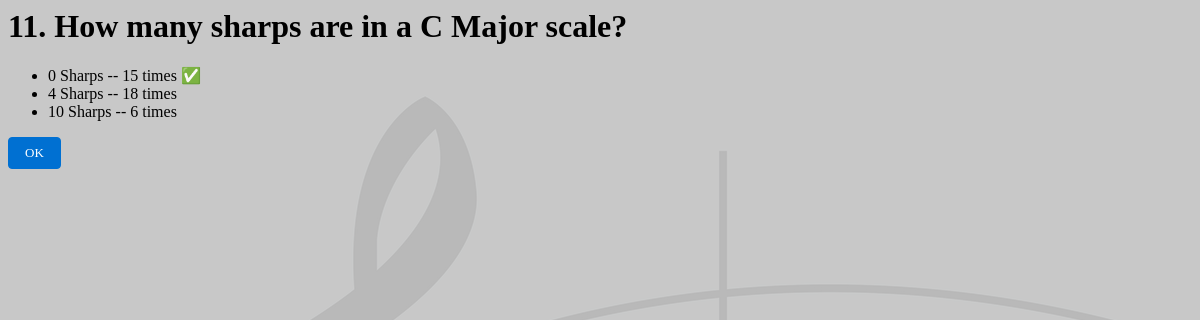
Screenshot of /flashcards/1/results/1 with the database file from the repository.
### flashcards/models.py (models this page shows, shortened)
class Question(models.Model):
    question_text = models.CharField(max_length=200)
    pub_date = models.DateTimeField("date published")

class Choice(models.Model):
    question = models.ForeignKey(Question, on_delete=models.CASCADE)
    choice_text = models.CharField(max_length=200)
    votes = models.IntegerField(default=0)
    right_answer = models.BooleanField(default=False)

### flashcards/views.py (the view)
# urls.py: path("<int:pk>/results/<int:choiceid>", views.ResultsView.as_view(), name="results"),
class ResultsView(generic.DetailView):
    model = Question
    template_name = "flashcards/results.html"
    def get_context_data(self, **kwargs):
        context = super(ResultsView, self).get_context_data(**kwargs)
        context['choiceid'] = self.kwargs['choiceid']
        return context

### flashcards/templates/flashcards/results.html
{% load static %}
<link rel="stylesheet" href="{% static 'flashcards/style.css' %}">
<h1>{{ question.question_text }}</h1>
<ul>
{% for choice in question.choice_set.all %}
    <li>{{ choice.choice_text }} -- {{ choice.votes }} time{{ choice.votes|pluralize }}
        {% if choice.right_answer %}
            {% if choice.pk == choiceid %} ✅{% else %} ⬅️{% endif %}
        {% else %}
            {% if choice.pk == choiceid %} ❌{% endif %}
        {% endif %}
    </li>
{% endfor %}
</ul>
<a href="{% url 'index' %}" class="button"> OK </a>

### rows the page displays
Question: question_text "11. How many sharps are in a C Major scale?"
Choice: choice_text "0 Sharps", votes "15"
Choice: choice_text "4 Sharps", votes "18"
Choice: choice_text "10 Sharps", votes "6"
